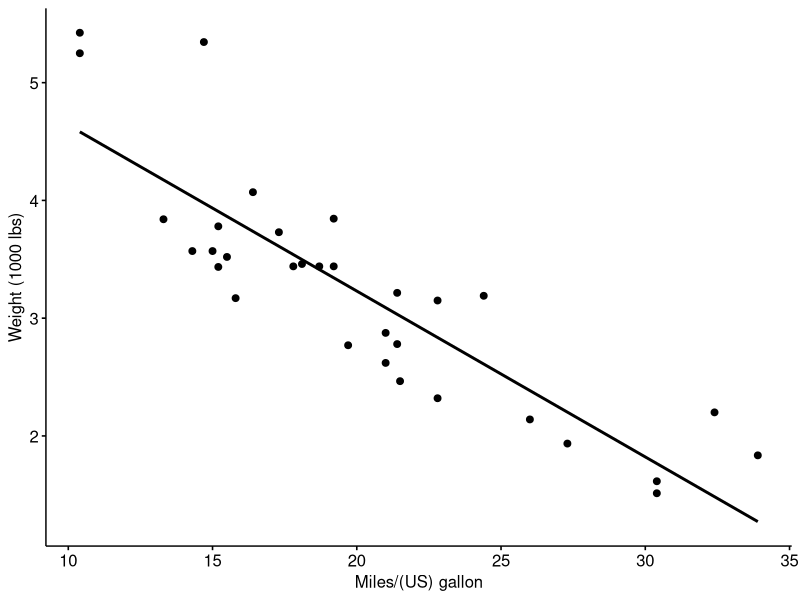

The R script that drew this image:
#Author: Ernest Jenkins, Date: 02/13/2024, Purpose: To run correlation test

#Load library
library("ggpubr")

#Load dummy dataset
my_data <-mtcars

#Create a plot of your data
ggscatter(my_data, x = "mpg", y = "wt", add = "reg.line", cor.method = "pearson", xlab = "Miles/(US) gallon", ylab = "Weight (1000 lbs)")

#Calculate the correlationtest value
res <-cor.test(my_data$wt, my_data$mpg, method = "pearson")
res

